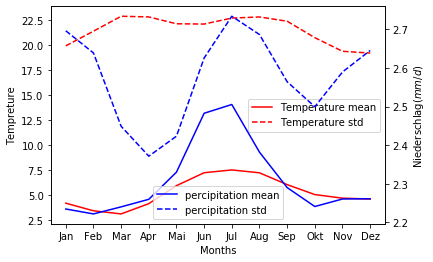

Python code for this plot:
# -*- coding: utf-8 -*-
"""
Created on Mon Feb 17 14:56:27 2020

@author: stefa
"""
import numpy as np
import matplotlib.pyplot as plt
from netCDF4 import Dataset



def read_data(filename):
    '''
    reads the data from website

Parameters
    ----------
    filename : strg
        path and filename

Returns
    -------
    data : Dataset netCDF4._netCDF4.Dataset
            

'''
    data=Dataset(filename, mode= 'r')
    return data


def months_t(datas):
    """
    Creates a list of monthly temperature

    Parameters
    ----------
    datas : Dataset
        data returned from method read_data(filename).

    Returns
    -------
    Months : list
        list of monthly temperature

    """
    
    temp = datas.variables['air'][372:-1]#starting month is (1979-1948)*12, end is -1 is last, last is not incl.
    temp -= 273
    Months=[]
    for i in range(12):
        Months.append(temp[i::12])
    return Months 


def months_n(datas):
    """
    Creates a list of monthly prate

    Parameters
    ----------
    datas : Dataset
        data returned from method read_data(filename).

    Returns
    -------
    Months : list
        list of monthly prate
    """
    prate = datas.variables['prate'][372:-1]#starting month is (1979-1948)*12, end is -1 is last, last is not incl.
    prate = prate*3600*24
    Months=[]
    for i in range(12):
        Months.append(prate[i::12])
    return Months 


def calc_stats(months):
    """
    

    Parameters
    ----------
    months : list
        list of monthly values.

    Returns
    -------
    avg_months : list
        list of mean value for each month 
    std_months : list
        list of std. derivative for each month

    """
    avg_months=[]
    std_months=[]
    for i in months:
        tmp=np.array(i)
        tmp.flatten()
        avg = np.mean(tmp)
        avg_months.append(avg)
        std = np.std(tmp)
        std_months.append(std)
    return (avg_months , std_months)


def plot_histogramm(temp_mean,temp_std,prate_mean,prate_std):
    '''
    

    Parameters
    ----------
    temp_mean : list
        mean value temp
    temp_std : list
        standart derivative of temp
    prate_mean : list
        mean of percipitation
    prate_std : list
        standart derivative of percipitation

    Returns
    -------
    None.

    '''
    (list_avg,list_std,nied_avg,nied_std)=(temp_mean,temp_std,prate_mean,prate_std)
    
    mon_labels=['Jan','Feb','Mar','Apr','Mai','Jun','Jul','Aug','Sep','Okt','Nov','Dez']
    ax = plt.subplot()
    ax2=plt.twinx()
    ax2.plot(mon_labels,nied_avg,'-b',label='percipitation mean')
    ax2.plot(mon_labels,nied_std,'--b',label='percipitation std')
    ax2.set_ylabel(r'Niederschlag($mm/d$)')    
    ax.plot(mon_labels,list_avg,'-r',label="Temperature mean")
    ax.plot(mon_labels,list_std,"--r",label="Temperature std")
    ax.legend(loc=0)
    ax2.legend(loc=0)
    ax.set_xlabel('Months')
    ax.set_ylabel(r'Tempreture')
    plt.show()


if __name__ == '__main__':
    datas_t= read_data('C:/Users/stefa/Documents/Informathik/air.2m.mon.mean.nc')
    month_t =months_t(datas_t)
    list_avg, list_std = calc_stats(month_t)
    datas_n= read_data('C:/Users/stefa/Documents/Informathik/prate.sfc.mon.mean.nc')
    month_n=months_n(datas_n)
    nied_avg, nied_std = calc_stats(month_n)
    plot_histogramm(list_avg,list_std,nied_avg,nied_std)
